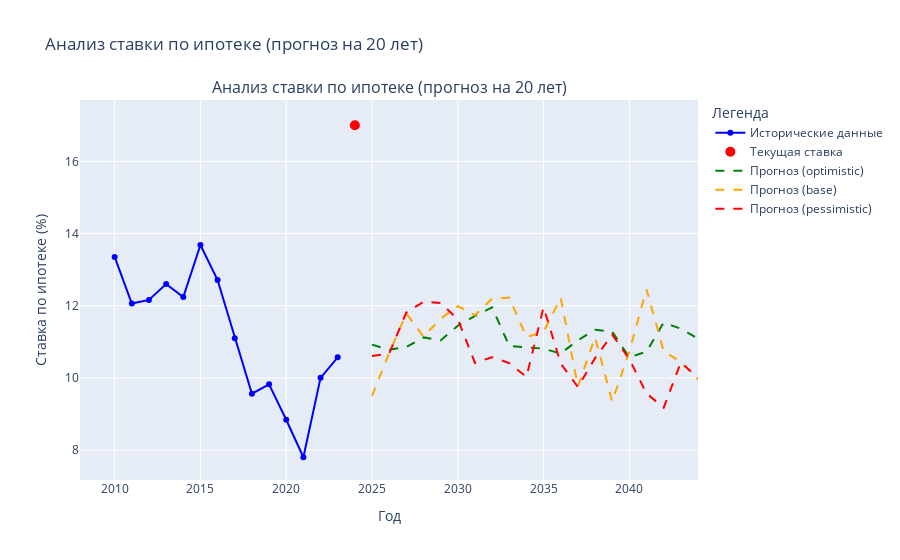

Notebook code cell kept with this figure:
### Code cell
fig.show()

### Figure 1 — Plotly figure (JSON) as saved in the notebook; plotly's stock layout.template omitted (floating-point values rounded to 4 significant figures)
{"data": [{"line": {"color": "blue"}, "mode": "lines+markers", "name": "Исторические данные", "type": "scatter", "x": [2010, 2011, 2012, 2013, 2014, 2015, 2016, 2017, 2018, 2019, 2020, 2021, 2022, 2023], "y": [13.35, 12.06, 12.16, 12.6, 12.24, 13.68, 12.71, 11.1, 9.56, 9.82, 8.84, 7.8, 10, 10.57]}, {"marker": {"color": "red", "size": 10}, "mode": "markers", "name": "Текущая ставка", "type": "scatter", "x": [2024], "y": [17]}, {"line": {"color": "green", "dash": "dash"}, "mode": "lines", "name": "Прогноз (optimistic)", "type": "scatter", "x": [2025, 2026, 2027, 2028, 2029, 2030, 2031, 2032, 2033, 2034, 2035, 2036, 2037, 2038, 2039, 2040, 2041, 2042, 2043, 2044], "y": [10.92, 10.78, 10.85, 11.12, 11.04, 11.44, 11.72, 11.95, 10.88, 10.85, 10.81, 10.67, 11.04, 11.33, 11.28, 10.57, 10.73, 11.53, 11.36, 11.09]}, {"line": {"color": "orange", "dash": "dash"}, "mode": "lines", "name": "Прогноз (base)", "type": "scatter", "x": [2025, 2026, 2027, 2028, 2029, 2030, 2031, 2032, 2033, 2034, 2035, 2036, 2037, 2038, 2039, 2040, 2041, 2042, 2043, 2044], "y": [9.501, 10.69, 11.78, 11.14, 11.64, 11.99, 11.74, 12.2, 12.22, 11.13, 11.28, 12.22, 9.764, 11.12, 9.344, 10.74, 12.45, 10.73, 10.45, 9.956]}, {"line": {"color": "red", "dash": "dash"}, "mode": "lines", "name": "Прогноз (pessimistic)", "type": "scatter", "x": [2025, 2026, 2027, 2028, 2029, 2030, 2031, 2032, 2033, 2034, 2035, 2036, 2037, 2038, 2039, 2040, 2041, 2042, 2043, 2044], "y": [10.6, 10.67, 11.81, 12.11, 12.08, 11.62, 10.41, 10.57, 10.41, 10.03, 11.95, 10.4, 9.744, 10.55, 11.2, 10.52, 9.567, 9.173, 10.43, 10.0]}], "layout": {"annotations": [{"font": {"size": 16}, "showarrow": false, "text": "Анализ ставки по ипотеке (прогноз на 20 лет)", "x": 0.5, "xanchor": "center", "xref": "paper", "y": 1, "yanchor": "bottom", "yref": "paper"}], "hovermode": "x unified", "legend": {"title": {"text": "Легенда"}}, "title": {"text": "Анализ ставки по ипотеке (прогноз на 20 лет)"}, "xaxis": {"anchor": "y", "domain": [0, 1], "title": {"text": "Год"}}, "yaxis": {"anchor": "x", "domain": [0, 1], "title": {"text": "Ставка по ипотеке (%)"}}}}
